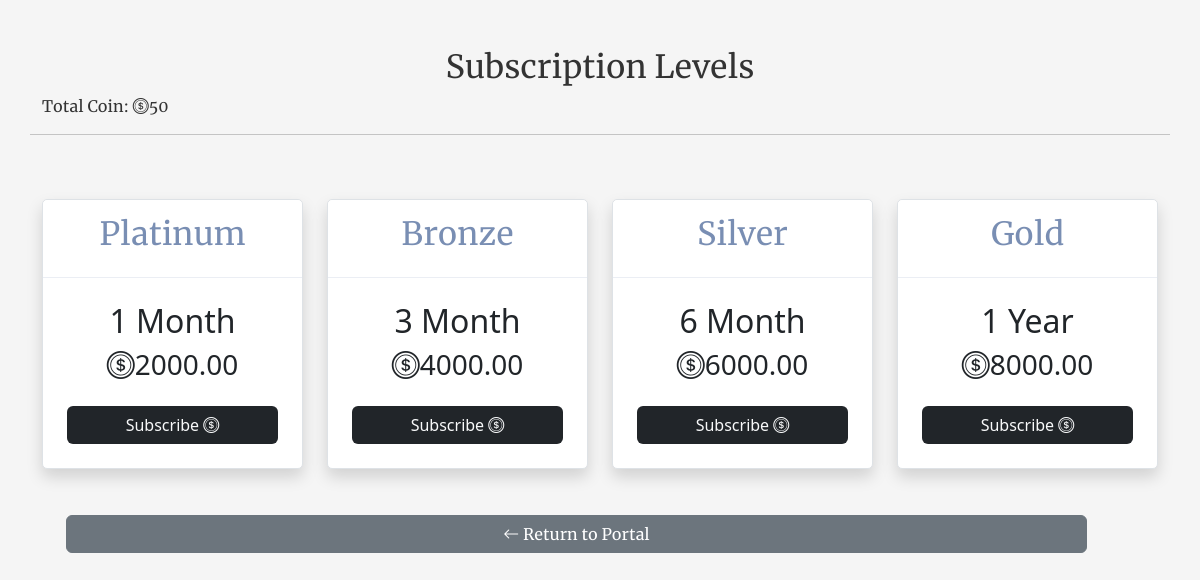
The page /coinsub/ (signed in) on the database its author committed.
### myapp/models.py (models this page shows, shortened)
class User(AbstractUser):
    profilepic = models.ImageField(upload_to= 'profilepic', null=True, blank=True, default="avatar.png")
    moredesc = models.TextField(null=True, blank=True)
    businessname = models.CharField(
        max_length=100, unique=True, null=True, blank=True)
    slug = models.SlugField(unique=True, null=True, blank=True)
    country = models.CharField(max_length=100, null=True, blank=True)
    phone = models.CharField(max_length=100, null=True, blank=True)
    meansofid = models.CharField(max_length=100, null=True, blank=True)
    idnumber = models.CharField(max_length=100, null=True, blank=True)
    idpic = models.ImageField(upload_to= 'id', null=True, blank=True)
    qrcode = models.ImageField(null=True, blank=True)
    logo = models.ImageField(null=True, blank=True, default="icon.png")
    currency = models.CharField(max_length=10, null=True, blank=True)
    coins = models.IntegerField(blank=True, null=True, default=0)
    whatsapp = models.CharField(max_length=200, null=True, blank=True)
    updated = models.DateTimeField(auto_now=True, null=True)
    created = models.DateTimeField(auto_now_add=True, null=True)
    subscribed = models.BooleanField(default=False, null=True, blank=True)
    date = models.DateTimeField(default=datetime.now())
    trial_start = models.DateTimeField(null=True, blank=True)
    trial_end = models.DateTimeField(null=True, blank=True)

### subscription/models.py (models this page shows, shortened)
class NairaSubscriptionPlan(models.Model):
    PLAN_CHOICES = (
        ('Basic', 'Basic - Daily Plan'),
        ('Platinum', 'Platinum - Monthly Plan'),
        ('Bronze', 'Bronze - Quarterly Plan'),
        ('Silver', 'Silver - Biannual Plan'),
        ('Gold', 'Gold - Annual Plan'),
        ('ForeignBasic', 'Basic - Daily Plan'),
        ('ForeignPlatinum', 'Platinum - Monthly Plan'),
        ('ForeignBronze', 'Bronze - Quarterly Plan'),
        ('ForeignSilver', 'Silver - Biannual Plan'),
        ('ForeignGold', 'Gold - Annual Plan'),
    )
    plan_type = models.CharField(max_length=20, choices=PLAN_CHOICES)
    price = models.DecimalField(max_digits=10, decimal_places=2)

### myapp/views.py (the view)
# urls.py: path('coinsub/', views.coinsub, name='coinsub'),
@login_required(login_url='account_login')
def coinsub(request):
    if request.user.is_authenticated:
        user = request.user
        nairaGold = NairaSubscriptionPlan.objects.get(plan_type='Gold')
        nairaSilver = NairaSubscriptionPlan.objects.get(plan_type='Silver')
        nairaBronze = NairaSubscriptionPlan.objects.get(plan_type='Bronze')
        nairaPlatinum = NairaSubscriptionPlan.objects.get(plan_type='Platinum')
        nairaBasic = NairaSubscriptionPlan.objects.get(plan_type='Basic')
    context = {'user': user, 'nairaGold': nairaGold, 'nairaSilver': nairaSilver, 'nairaBronze': nairaBronze, 'nairaPlatinum': nairaPlatinum, 'nairaBasic': nairaBasic,
               }
    return render(request, 'myapp/coinsub.html', context)

### myapp/templates/myapp/coinsub.html (shortened to what this page needs)
{% load static %}
<!DOCTYPE html>
<html lang="en">
<head>
    <link rel="stylesheet" href="{% static 'assets/bootstrap-5.3.1-dist/css/bootstrap.min.css' %}">
    <link rel="stylesheet" href="{% static 'assets/bootstrap-icons/bootstrap-icons.css' %}">
    <link rel="stylesheet" href="{% static 'assets/style.css' %}">
</head>
<body>
    <div class="container">
        <div class="row my-5">
            <center>
                <h2>Subscription Levels</h2>
            </center>
            <p>Total Coin: <i class="bi bi-coin"></i>{{user.coins}} </p>
            <hr>
        </div>
        <div class="row">
            <div class="col-lg-3 col-md-4 col-sm-12">
                <div class="card shadow border text-center">
                    <div class="card-header">
                        <h2>Platinum</h2>
                    </div>
                    <div class="card-body p-4">
                        <h2>1 Month</h2>
                        <h3><i class="bi bi-coin"></i>{{nairaPlatinum.price}}</h3>
                        <a href="{% url 'coincallback' %}" class="btn bg-dark text-light w-100 mt-3"
                            onclick="handlePaystackSuccess('Platinum', '{{ confirmation_code }}', '{{ user.email }}', '{{ datetime }}', '{{ due_date }}', 'Platinum')">
                            Subscribe <i class="bi bi-coin"></i>
                        </a>
                    </div>
                </div>
            </div>
            <div class="col-lg-3 col-md-4 col-sm-12">
                <div class="card shadow border text-center">
                    <div class="card-header">
                        <h2>Bronze</h2>
                    </div>
                    <div class="card-body p-4">
                        <h2>3 Month</h2>
                        <h3><i class="bi bi-coin"></i>{{nairaBronze.price}}</h3>
                        <a href="{% url 'coincallback' %}" class="btn bg-dark text-light w-100 mt-3"
                            onclick="handlePaystackSuccess('Bronze', '{{ confirmation_code }}', '{{ user.email }}', '{{ datetime }}', '{{ due_date }}', 'Bronze')">
                            Subscribe <i class="bi bi-coin"></i>
                        </a>
                    </div>
                </div>
            </div>
            <div class="col-lg-3 col-md-4 col-sm-12">
                <div class="card shadow border text-center">
                    <div class="card-header">
                        <h2>Silver</h2>
                    </div>
                    <div class="card-body p-4">
                        <h2>6 Month</h2>
                        <h3><i class="bi bi-coin"></i>{{nairaSilver.price}}</h3>
                        <a href="{% url 'coincallback' %}" class="btn bg-dark text-light w-100 mt-3"
                            onclick="handlePaystackSuccess('Silver', '{{ confirmation_code }}', '{{ user.email }}', '{{ datetime }}', '{{ due_date }}', 'Silver')">
                            Subscribe <i class="bi bi-coin"></i>
                        </a>
                    </div>
                </div>
            </div>
            <div class="col-lg-3 col-md-4 col-sm-12">
                <div class="card shadow border text-center">
                    <div class="card-header">
                        <h2>Gold</h2>
                    </div>
                    <div class="card-body p-4">
                        <h2>1 Year</h2>
                        <h3> <i class="bi bi-coin"></i>{{nairaGold.price}}</h3>
                        <a href="{% url 'coincallback' %}" class="btn bg-dark text-light w-100 mt-3"
                            onclick="handlePaystackSuccess('Gold', '{{ confirmation_code }}', '{{ user.email }}', '{{ datetime }}', '{{ due_date }}', 'Gold')">
                            Subscribe <i class="bi bi-coin"></i>
                        </a>
                    </div>
                </div>
            </div>
        </div>
        <div class="row">
            <div class="col-11 text-center">
                <a href="{% url 'portal' %}" class="btn btn-secondary w-100 mb-5 mt-3 ms-4">
                    <i class="bi bi-arrow-left"></i> Return to Portal
                </a>
            </div>
        </div>
    </div>
</body>
</html>

### static/assets/style.css (style rules this page uses)
:root { scroll-behavior: smooth; }
body { font-family: "Merriweather"; background: #F5F5F5; color: #333333; }
a { color: #4154f1; text-decoration: none; }
a { text-decoration: none; }
.card { margin-bottom: 30px; border: none; border-radius: 5px; box-shadow: 0px 0 30px rgba(166, 184, 12, 0.1); }
.card-header { border-color: #ebeef4; background-color: #fff; color: #798eb3; padding: 15px; }
.card-body { padding: 0 20px 20px 20px; }

### myapp/templates/myapp/coinsub.html (style rules this page uses)
.card-body { font-family: system-ui, -apple-system, BlinkMacSystemFont, 'Segoe UI', Roboto, Oxygen, Ubuntu, Cantarell, 'Open Sans', 'Helvetica Neue', sans-serif; }

### rows shown on the page
User: coins "50"
NairaSubscriptionPlan: price "2000.00"
NairaSubscriptionPlan: price "4000.00"
NairaSubscriptionPlan: price "6000.00"
NairaSubscriptionPlan: price "8000.00"
